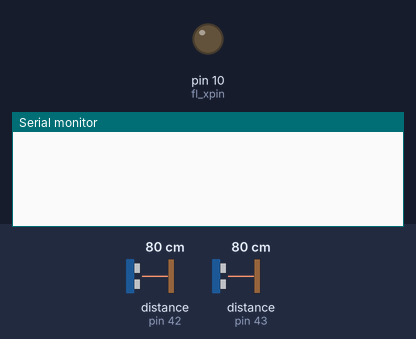
A sketch run on a simulated Arduino Uno, built with avr-gcc and run on an emulated ATmega328P. Shown: output pins drawn as LEDs (lit = HIGH), the last lines printed to the serial monitor. The test bench sets the inputs (shaded band); at power-on: distance to the obstacle (sensors on pin 42, pin 43) 80 cm.

Above: at 1.2 s.
1.3 s: distance to the obstacle (sensor on pin 42) set to 2 cm
At 1.45 s:
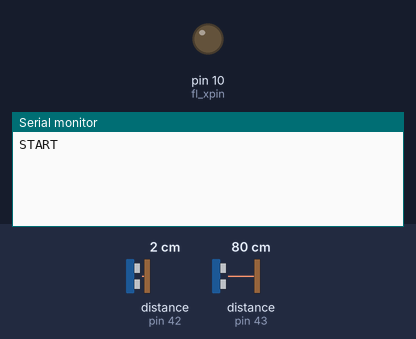
3.3 s: distance to the obstacle (sensor on pin 43) set to 2 cm
At 3.44 s:
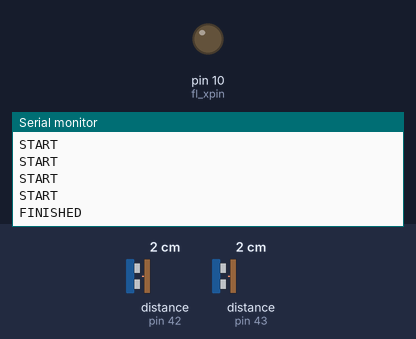

Measured:
- after the input at 1.3 s, the serial monitor: prints a new line after 0.08 s (image 1)
- after the input at 3.3 s, the serial monitor: prints a new line after 0.07 s (image 2)

The sketch:

ir_reader.ino
```cpp
#include <Wire.h>
#include <VL53L0X.h>

const int threshhold = 100; // centimeters

// xshut pins
const int sl_xpin = 12;
const int fl_xpin = 10;

// sensor address
const int sl_addr = 42;
const int fl_addr = 43;

long delta = 0;

VL53L0X sIr;
VL53L0X fIr;

void setup(void)
{
    Serial.begin(9600);

    pinMode(sl_xpin, OUTPUT);
    pinMode(fl_xpin, OUTPUT);

    // set address
    Wire.begin();
    pinMode(sl_xpin, INPUT);
    delay(10);
    fIr.setAddress(fl_addr);
    pinMode(fl_xpin, INPUT);
    delay(10);
    sIr.setAddress(sl_addr);

    // initialize
    sIr.init();
    fIr.init();
    sIr.setTimeout(500);
    fIr.setTimeout(500);
    sIr.startContinuous();
    fIr.startContinuous();
}

void loop(void)
{
    int s_dist = sIr.readRangeContinuousMillimeters();
    int f_dist = fIr.readRangeContinuousMillimeters();

    // Serial.println(s_dist);
    // Serial.println(f_dist);

    if ((s_dist > 0) && (s_dist < threshhold))
    {
      Serial.println("START");
    }
    if ((f_dist > 0) && (f_dist < threshhold))
    {
      Serial.println("FINISHED");
    }

    delay(10);
}
```
